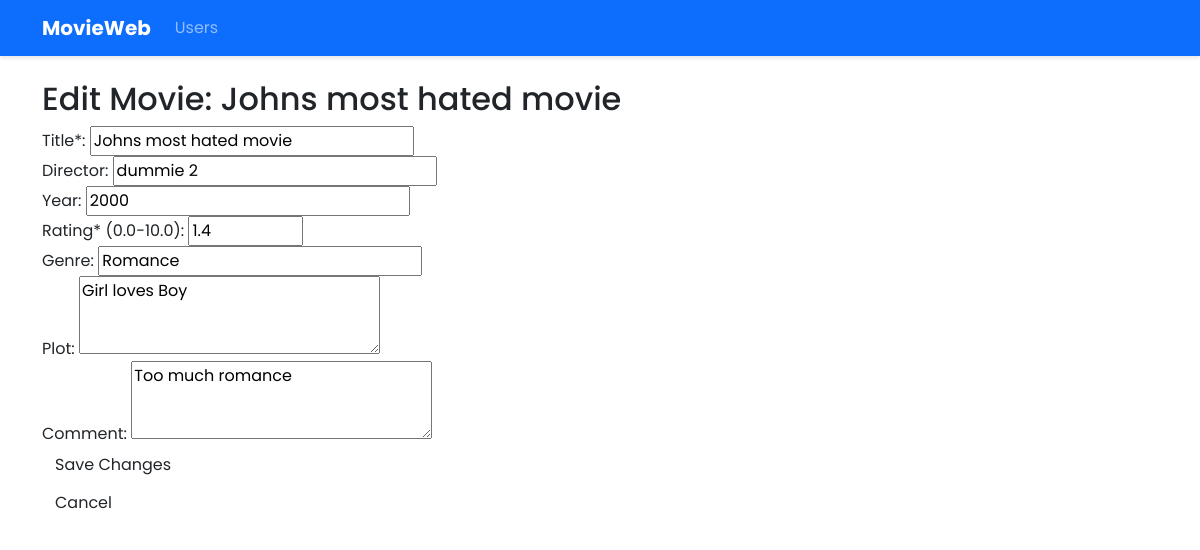
The app's page /user/1/update_movie/2 with its own data.
### models.py (models this page shows)
class Movie(Base):
    __tablename__ = "movies"
    id = Column(Integer, primary_key=True)
    user_id = Column(Integer, ForeignKey("users.id"))
    title = Column(String, nullable=False)
    director = Column(String)
    writer = Column(String)
    actors = Column(String)
    year = Column(Integer)
    rating = Column(Float, CheckConstraint('rating >= 0 AND rating <= 10'))
    genre = Column(String)
    runtime = Column(String)
    plot = Column(Text)
    comment = Column(Text)
    user = relationship("User", back_populates="movies")

### app.py (the view, shortened to what this page needs)
@app.route('/user/<int:user_id>/update_movie/<int:movie_id>', methods=['GET', 'POST'])
def update_movie(user_id, movie_id):
    movie = data_manager.get_movie_by_id(movie_id)
    if not movie:
        flash("Movie not found!", "error")
        return redirect(url_for('user_movies', user_id=user_id))
    return render_template('edit_movie.html', user_id=user_id, movie=movie)

### data_manager/sqlite_data_manager.py (called while the page is built)
    def get_movie_by_id(self, movie_id):
        session = self.Session()
        try:
            return session.query(Movie).filter_by(id=movie_id).first()
        finally:
            session.close()

### templates/edit_movie.html
{% extends "base.html" %}
{% block content %}
  <h2>Edit Movie: {{ movie.title }}</h2>
  <form method="post">
    <label for="title">Title*:</label>
    <input type="text" id="title" name="title" value="{{ movie.title }}" required><br>
    <label for="director">Director:</label>
    <input type="text" id="director" name="director" value="{{ movie.director or '' }}"><br>
    <label for="year">Year:</label>
    <input type="number" id="year" name="year" value="{{ movie.year or '' }}" min="1888"><br>
    <label for="rating">Rating* (0.0-10.0):</label>
    <input type="number" id="rating" name="rating" value="{{ movie.rating }}" min="0" max="10" step="0.1" required><br>
    <label for="genre">Genre:</label>
    <input type="text" id="genre" name="genre" value="{{ movie.genre or '' }}"><br>
    <label for="plot">Plot:</label>
    <textarea id="plot" name="plot" rows="3">{{ movie.plot or '' }}</textarea><br>
    <label for="comment">Comment:</label>
    <textarea id="comment" name="comment" rows="3">{{ movie.comment or '' }}</textarea><br>
    <button type="submit" class="btn">Save Changes</button>
  </form>
  <a href="{{ url_for('user_movies', user_id=user_id) }}" class="btn">Cancel</a>
{% endblock %}

### static/styles.css (style rules this page uses)
body { font-family: 'Poppins', sans-serif; }
:root { --primary: #2563eb; --secondary: #6c757d; --dark: #212529; --light: #f8f9fa; }

### records on screen
Movie: title "Johns most hated movie", director "dummie 2", year "2000", rating "1.4", genre "Romance", plot "Girl loves Boy", comment "Too much romance"
